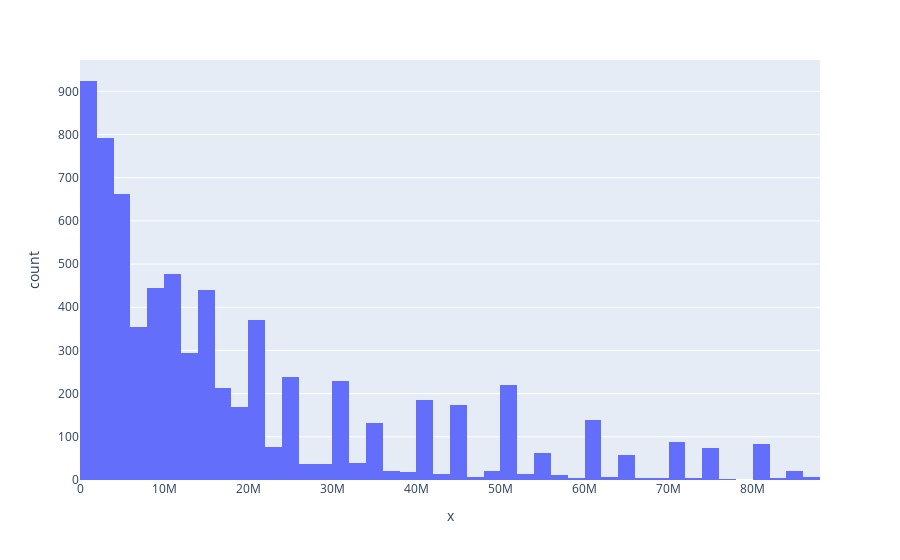

Source (notebook cell):
### Code cell
fig = px.histogram( x = copy_df.networth)
fig.show()

### Figure 1 — Plotly figure (JSON) as saved in the notebook; plotly's stock layout.template omitted (floating-point values rounded to 4 significant figures; data arrays with more than 128 entries replaced by an {"elided": "..."} marker saying what was removed)
{"data": [{"alignmentgroup": "True", "bingroup": "x", "hovertemplate": "x=%{x}<br>count=%{y}<extra></extra>", "legendgroup": "", "marker": {"color": "#636efa", "pattern": {"shape": ""}}, "name": "", "offsetgroup": "", "orientation": "v", "showlegend": false, "type": "histogram", "x": {"elided": "7181 int values"}, "xaxis": "x", "yaxis": "y"}], "layout": {"barmode": "relative", "legend": {"tracegroupgap": 0}, "margin": {"t": 60}, "xaxis": {"anchor": "y", "domain": [0, 1], "title": {"text": "x"}}, "yaxis": {"anchor": "x", "domain": [0, 1], "title": {"text": "count"}}}}
